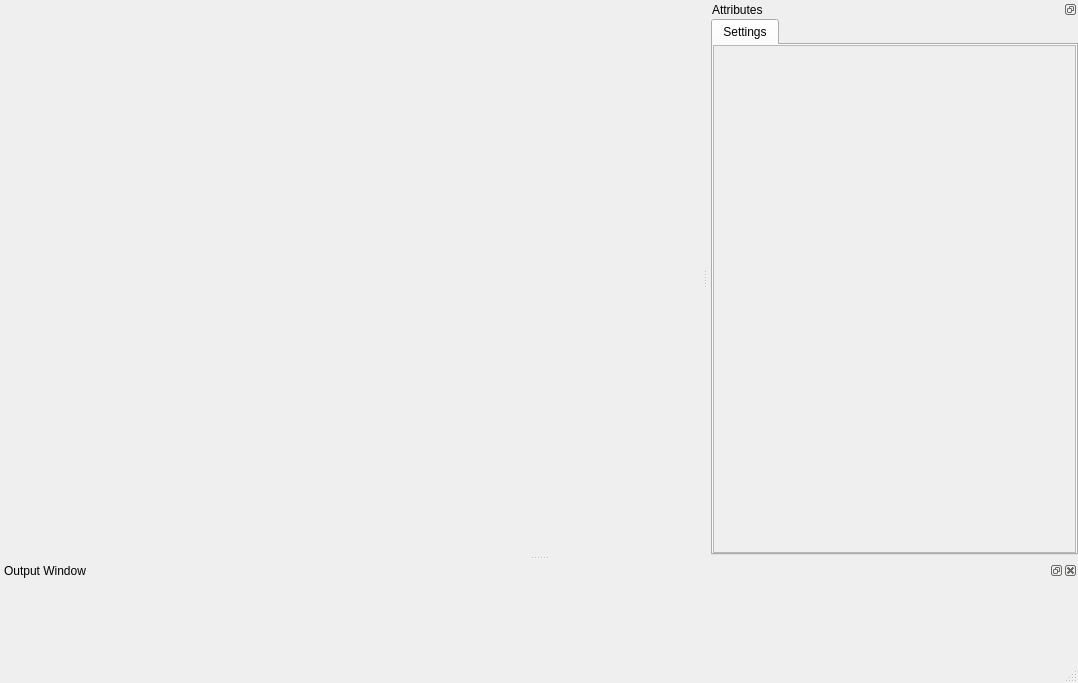
<?xml version="1.0" encoding="UTF-8"?>
<ui version="4.0">
 <class>AppMainWindowClass</class>
 <widget class="QMainWindow" name="AppMainWindowClass">
  <property name="geometry">
   <rect>
    <x>0</x>
    <y>0</y>
    <width>1078</width>
    <height>683</height>
   </rect>
  </property>
  <property name="windowTitle">
   <string>Blast Viewer</string>
  </property>
  <property name="styleSheet">
   <string notr="true"/>
  </property>
  <widget class="QWidget" name="centralWidget">
   <property name="sizePolicy">
    <sizepolicy hsizetype="Preferred" vsizetype="Expanding">
     <horstretch>0</horstretch>
     <verstretch>0</verstretch>
    </sizepolicy>
   </property>
   <layout class="QVBoxLayout" name="verticalLayout">
    <property name="spacing">
     <number>0</number>
    </property>
    <property name="leftMargin">
     <number>0</number>
    </property>
    <property name="topMargin">
     <number>0</number>
    </property>
    <property name="rightMargin">
     <number>0</number>
    </property>
    <property name="bottomMargin">
     <number>0</number>
    </property>
    <item>
     <layout class="QHBoxLayout" name="renderLayout"/>
    </item>
   </layout>
  </widget>
  <widget class="QMenuBar" name="menuBar">
   <property name="geometry">
    <rect>
     <x>0</x>
     <y>0</y>
     <width>1078</width>
     <height>21</height>
    </rect>
   </property>
  </widget>
  <widget class="QStatusBar" name="statusBar"/>
  <widget class="QDockWidget" name="dockWidget">
   <property name="sizePolicy">
    <sizepolicy hsizetype="Minimum" vsizetype="Preferred">
     <horstretch>0</horstretch>
     <verstretch>0</verstretch>
    </sizepolicy>
   </property>
   <property name="minimumSize">
    <size>
     <width>370</width>
     <height>140</height>
    </size>
   </property>
   <property name="maximumSize">
    <size>
     <width>524287</width>
     <height>10000</height>
    </size>
   </property>
   <property name="styleSheet">
    <string notr="true"/>
   </property>
   <property name="features">
    <set>QDockWidget::DockWidgetFloatable|QDockWidget::DockWidgetMovable</set>
   </property>
   <property name="allowedAreas">
    <set>Qt::LeftDockWidgetArea|Qt::RightDockWidgetArea</set>
   </property>
   <property name="windowTitle">
    <string>Attributes</string>
   </property>
   <attribute name="dockWidgetArea">
    <number>2</number>
   </attribute>
   <widget class="QWidget" name="dockWidgetContents">
    <layout class="QVBoxLayout" name="verticalLayout_2">
     <property name="leftMargin">
      <number>3</number>
     </property>
     <property name="topMargin">
      <number>0</number>
     </property>
     <property name="rightMargin">
      <number>0</number>
     </property>
     <property name="bottomMargin">
      <number>0</number>
     </property>
     <item>
      <widget class="QTabWidget" name="sideBarTab">
       <property name="currentIndex">
        <number>0</number>
       </property>
	   <!--
       <widget class="QWidget" name="tabFur">
        <attribute name="title">
         <string>Hair</string>
        </attribute>
        <layout class="QGridLayout" name="gridLayout">
         <property name="leftMargin">
          <number>0</number>
         </property>
         <property name="topMargin">
          <number>0</number>
         </property>
         <property name="rightMargin">
          <number>0</number>
         </property>
         <property name="bottomMargin">
          <number>0</number>
         </property>
         <item row="1" column="0">
          <widget class="QFrame" name="furMaterialEditorArea">
           <layout class="QVBoxLayout" name="furMaterialEditorAreaLayout">
            <property name="leftMargin">
             <number>2</number>
            </property>
            <property name="topMargin">
             <number>2</number>
            </property>
            <property name="rightMargin">
             <number>2</number>
            </property>
            <property name="bottomMargin">
             <number>2</number>
            </property>
           </layout>
          </widget>
         </item>
         <item row="0" column="0">
          <widget class="QScrollArea" name="furScrollArea">
           <property name="horizontalScrollBarPolicy">
            <enum>Qt::ScrollBarAsNeeded</enum>
           </property>
           <property name="widgetResizable">
            <bool>true</bool>
           </property>
           <widget class="QWidget" name="furScrollAreaContents">
            <property name="geometry">
             <rect>
              <x>0</x>
              <y>0</y>
              <width>359</width>
              <height>481</height>
             </rect>
            </property>
            <layout class="QVBoxLayout" name="furScrollAreaLayout">
             <property name="spacing">
              <number>3</number>
             </property>
             <property name="leftMargin">
              <number>2</number>
             </property>
             <property name="topMargin">
              <number>2</number>
             </property>
             <property name="rightMargin">
              <number>2</number>
             </property>
             <property name="bottomMargin">
              <number>2</number>
             </property>
             <item>
              <spacer name="verticalSpacer">
               <property name="orientation">
                <enum>Qt::Vertical</enum>
               </property>
               <property name="sizeHint" stdset="0">
                <size>
                 <width>20</width>
                 <height>40</height>
                </size>
               </property>
              </spacer>
             </item>
            </layout>
           </widget>
          </widget>
         </item>
        </layout>
       </widget>
	   -->
       <widget class="QWidget" name="tabDisplay">
        <attribute name="title">
         <string>Settings</string>
        </attribute>
        <layout class="QVBoxLayout" name="verticalLayout_3">
         <property name="leftMargin">
          <number>0</number>
         </property>
         <property name="topMargin">
          <number>0</number>
         </property>
         <property name="rightMargin">
          <number>0</number>
         </property>
         <property name="bottomMargin">
          <number>0</number>
         </property>
         <item>
          <widget class="QScrollArea" name="displayScrollArea">
           <property name="horizontalScrollBarPolicy">
            <enum>Qt::ScrollBarAsNeeded</enum>
           </property>
           <property name="widgetResizable">
            <bool>true</bool>
           </property>
           <widget class="QWidget" name="displayScrollAreaContents">
            <property name="geometry">
             <rect>
              <x>0</x>
              <y>0</y>
              <width>359</width>
              <height>491</height>
             </rect>
            </property>
            <layout class="QVBoxLayout" name="displayScrollAreaLayout">
             <property name="spacing">
              <number>3</number>
             </property>
             <property name="leftMargin">
              <number>2</number>
             </property>
             <property name="topMargin">
              <number>2</number>
             </property>
             <property name="rightMargin">
              <number>2</number>
             </property>
             <property name="bottomMargin">
              <number>2</number>
             </property>
             <item>
              <spacer name="verticalSpacer_2">
               <property name="orientation">
                <enum>Qt::Vertical</enum>
               </property>
               <property name="sizeHint" stdset="0">
                <size>
                 <width>20</width>
                 <height>40</height>
                </size>
               </property>
              </spacer>
             </item>
            </layout>
           </widget>
          </widget>
         </item>
        </layout>
       </widget>
      </widget>
     </item>
    </layout>
   </widget>
  </widget>
  <widget class="QDockWidget" name="dockOutputWindow">
   <property name="sizePolicy">
    <sizepolicy hsizetype="Expanding" vsizetype="Ignored">
     <horstretch>0</horstretch>
     <verstretch>0</verstretch>
    </sizepolicy>
   </property>
   <property name="minimumSize">
    <size>
     <width>256</width>
     <height>100</height>
    </size>
   </property>
   <property name="features">
    <set>QDockWidget::AllDockWidgetFeatures</set>
   </property>
   <property name="allowedAreas">
    <set>Qt::AllDockWidgetAreas</set>
   </property>
   <property name="windowTitle">
    <string>Output Window</string>
   </property>
   <attribute name="dockWidgetArea">
    <number>8</number>
   </attribute>
   <widget class="QWidget" name="dockWidgetContents_2">
    <property name="sizePolicy">
     <sizepolicy hsizetype="Ignored" vsizetype="Ignored">
      <horstretch>0</horstretch>
      <verstretch>0</verstretch>
     </sizepolicy>
    </property>
    <layout class="QVBoxLayout" name="verticalLayout_4">
     <property name="leftMargin">
      <number>0</number>
     </property>
     <property name="topMargin">
      <number>0</number>
     </property>
     <property name="rightMargin">
      <number>0</number>
     </property>
     <property name="bottomMargin">
      <number>0</number>
     </property>
     <item>
      <widget class="OutputWindow" name="outputWindow" native="true">
       <property name="sizePolicy">
        <sizepolicy hsizetype="Expanding" vsizetype="Preferred">
         <horstretch>0</horstretch>
         <verstretch>0</verstretch>
        </sizepolicy>
       </property>
       <property name="minimumSize">
        <size>
         <width>0</width>
         <height>0</height>
        </size>
       </property>
       <property name="openExternalLinks" stdset="0">
        <bool>true</bool>
       </property>
      </widget>
     </item>
    </layout>
   </widget>
  </widget>
   <!--
  <widget class="QDockWidget" name="dockWidgetCurveEditor">
   <property name="sizePolicy">
    <sizepolicy hsizetype="Expanding" vsizetype="Ignored">
     <horstretch>0</horstretch>
     <verstretch>0</verstretch>
    </sizepolicy>
   </property>
   <property name="minimumSize">
    <size>
     <width>160</width>
     <height>50</height>
    </size>
   </property>
   <property name="windowTitle">
    <string>Curve Editor</string>
   </property>
   <attribute name="dockWidgetArea">
    <number>8</number>
   </attribute>
   <widget class="QWidget" name="dockWidgetContents_3">
    <layout class="QVBoxLayout" name="verticalLayout_5">
     <property name="spacing">
      <number>0</number>
     </property>
     <property name="leftMargin">
      <number>0</number>
     </property>
     <property name="topMargin">
      <number>0</number>
     </property>
     <property name="rightMargin">
      <number>0</number>
     </property>
     <property name="bottomMargin">
      <number>0</number>
     </property>
     <item>
      <widget class="QFrame" name="furCurveEditorArea">
       <property name="sizePolicy">
        <sizepolicy hsizetype="Expanding" vsizetype="Preferred">
         <horstretch>0</horstretch>
         <verstretch>0</verstretch>
        </sizepolicy>
       </property>
       <property name="frameShape">
        <enum>QFrame::StyledPanel</enum>
       </property>
       <property name="frameShadow">
        <enum>QFrame::Raised</enum>
       </property>
       <layout class="QVBoxLayout" name="furCurveEditorAreaLayout">
        <property name="spacing">
         <number>3</number>
        </property>
        <property name="leftMargin">
         <number>2</number>
        </property>
        <property name="topMargin">
         <number>2</number>
        </property>
        <property name="rightMargin">
         <number>2</number>
        </property>
        <property name="bottomMargin">
         <number>2</number>
        </property>
       </layout>
      </widget>
     </item>
    </layout>
   </widget>
  </widget>
 -->
 </widget>
 <layoutdefault spacing="6" margin="11"/>
 <customwidgets>
  <customwidget>
   <class>OutputWindow</class>
   <extends>QWidget</extends>
   <header>outputwindow.h</header>
  </customwidget>
 </customwidgets>
 <resources>
  <include location="AppMainWindow.qrc"/>
 </resources>
 <connections/>
</ui>
